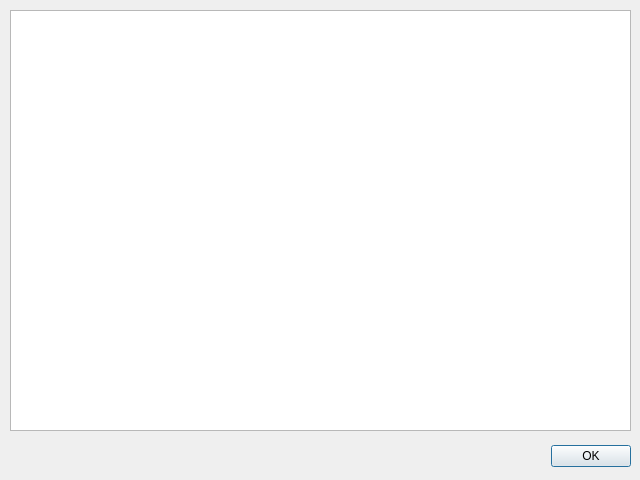
<?xml version="1.0" encoding="UTF-8"?>
<ui version="4.0">
 <class>debug</class>
 <widget class="QDialog" name="debug">
  <property name="geometry">
   <rect>
    <x>0</x>
    <y>0</y>
    <width>640</width>
    <height>480</height>
   </rect>
  </property>
  <property name="minimumSize">
   <size>
    <width>640</width>
    <height>480</height>
   </size>
  </property>
  <property name="maximumSize">
   <size>
    <width>640</width>
    <height>480</height>
   </size>
  </property>
  <property name="windowTitle">
   <string>Debug</string>
  </property>
  <property name="locale">
   <locale language="English" country="UnitedStates"/>
  </property>
  <widget class="QDialogButtonBox" name="buttonBox">
   <property name="geometry">
    <rect>
     <x>10</x>
     <y>440</y>
     <width>621</width>
     <height>32</height>
    </rect>
   </property>
   <property name="orientation">
    <enum>Qt::Horizontal</enum>
   </property>
   <property name="standardButtons">
    <set>QDialogButtonBox::Ok</set>
   </property>
  </widget>
  <widget class="QTextEdit" name="debugTextEdit">
   <property name="geometry">
    <rect>
     <x>10</x>
     <y>10</y>
     <width>621</width>
     <height>421</height>
    </rect>
   </property>
   <property name="readOnly">
    <bool>true</bool>
   </property>
  </widget>
 </widget>
 <resources/>
 <connections>
  <connection>
   <sender>buttonBox</sender>
   <signal>accepted()</signal>
   <receiver>debug</receiver>
   <slot>accept()</slot>
   <hints>
    <hint type="sourcelabel">
     <x>248</x>
     <y>471</y>
    </hint>
    <hint type="destinationlabel">
     <x>157</x>
     <y>274</y>
    </hint>
   </hints>
  </connection>
  <connection>
   <sender>buttonBox</sender>
   <signal>rejected()</signal>
   <receiver>debug</receiver>
   <slot>reject()</slot>
   <hints>
    <hint type="sourcelabel">
     <x>316</x>
     <y>471</y>
    </hint>
    <hint type="destinationlabel">
     <x>286</x>
     <y>274</y>
    </hint>
   </hints>
  </connection>
 </connections>
</ui>
